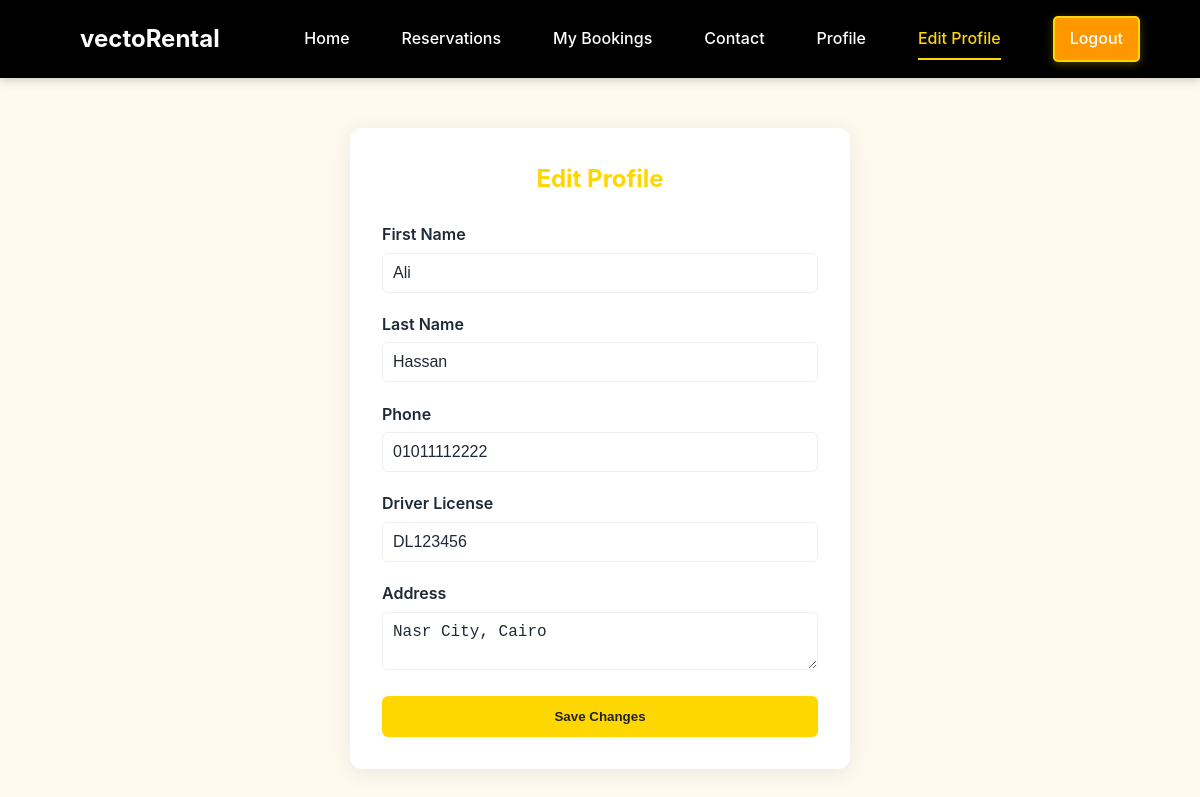
Page /customer_site/edit-profile.php (signed in) on the committed database.
### tables this page shows
CREATE TABLE `customers` (
  `customer_id` int NOT NULL AUTO_INCREMENT,
  `email` varchar(100) DEFAULT NULL,
  `password_hash` varchar(255) DEFAULT NULL,
  `first_name` varchar(50) DEFAULT NULL,
  `last_name` varchar(50) DEFAULT NULL,
  `phone_number` varchar(20) DEFAULT NULL,
  `driver_license_number` varchar(50) DEFAULT NULL,
  `address` varchar(255) DEFAULT NULL,
  PRIMARY KEY (`customer_id`),
  UNIQUE KEY `email` (`email`),
  UNIQUE KEY `driver_license_number` (`driver_license_number`)
);

### customer_site/edit-profile.php (the view, shortened to what this page needs)
<?php
require_once 'db_connect.php';
$user_id = $_SESSION['user_id'];
$stmt = $pdo->prepare("SELECT * FROM customers WHERE customer_id = ?");
$stmt->execute([$user_id]);
$user = $stmt->fetch();
?>
<!DOCTYPE html>
<html lang="en">
<head>
    <link rel="stylesheet" href="style.css">
</head>
<body>
    <header class="header">
        <a href="index.php" class="logo"><span>vectoRental</span></a>
        <nav class="nav-links">
            <a href="index.php">Home</a>
            <a href="reservation.php">Reservations</a>
            <a href="my-reservations.php">My Bookings</a>
            <a href="contact-us.php">Contact</a>
            <a href="profile.php">Profile</a>
            <a href="edit-profile.php" class="active">Edit Profile</a>
            <a href="logout.php" class="btn btn-signup">Logout</a>
        </nav>
    </header>
    <div class="edit-container">
        <h2>Edit Profile</h2>
        <form method="POST" action="edit-profile.php">
            <div class="form-group">
                <label>First Name</label>
                <input type="text" name="first_name" class="form-control" value="<?php echo htmlspecialchars($user['first_name']); ?>" required>
            </div>
            <div class="form-group">
                <label>Last Name</label>
                <input type="text" name="last_name" class="form-control" value="<?php echo htmlspecialchars($user['last_name']); ?>" required>
            </div>
            <div class="form-group">
                <label>Phone</label>
                <input type="text" name="phone" class="form-control" value="<?php echo htmlspecialchars($user['phone_number']); ?>" required>
            </div>
            <div class="form-group">
                <label>Driver License</label>
                <input type="text" name="driver_license" class="form-control" value="<?php echo htmlspecialchars($user['driver_license_number']); ?>" required>
            </div>
            <div class="form-group">
                <label>Address</label>
                <textarea name="address" class="form-control" required><?php echo htmlspecialchars($user['address']); ?></textarea>
            </div>
            <button type="submit" class="btn btn-primary" style="width: 100%;">Save Changes</button>
        </form>
    </div>
</body>
</html>

### customer_site/style.css (style rules this page uses)
:root { --primary-color: #FFD700; --secondary-color: #FFC000; --accent-color: #FFA500; --text-dark: #1f2937; --text-light: #6b7280; --bg-light: #fffaf0; --white: #ffffff; --shadow-sm: 0 1px 3px rgba(0,0,0,0.1); --shadow-md: 0 4px 6px -1px rgba(0,0,0,0.1), 0 2px 4px -1px rgba(0,0,0,0.06); --transition: all 0.3s ease; }
* { margin: 0; padding: 0; box-sizing: border-box; }
body { margin: 0; font-family: 'Inter', -apple-system, BlinkMacSystemFont, 'Segoe UI', Roboto, Oxygen, Ubuntu, Cantarell, 'Open Sans', 'Helvetica Neue', sans-serif; background: var(--bg-light); color: var(--text-dark); line-height: 1.6; }
.header { display: flex; justify-content: space-between; align-items: center; padding: 1rem 5%; background: #000000; box-shadow: 0 2px 10px rgba(0, 0, 0, 0.2); position: sticky; top: 0; z-index: 1000; }
.logo { display: flex; align-items: center; gap: 0.5rem; font-size: 1.5rem; font-weight: 700; color: var(--primary-color); text-decoration: none; }
.nav-links { display: flex; align-items: center; gap: 2rem; }
.nav-links a { color: #ffffff; text-decoration: none; font-weight: 500; transition: var(--transition); padding: 0.5rem 0; position: relative; }
.nav-links a:not(.btn):hover, .nav-links a.active { color: var(--primary-color); }
.nav-links a:not(.btn)::after { content: ''; position: absolute; bottom: 0; left: 0; width: 0; height: 2px; background-color: var(--primary-color); transition: var(--transition); }
.nav-links a:not(.btn):hover::after, .nav-links a.active::after { width: 100%; }
.btn { padding: 0.5rem 1.25rem; border-radius: 0.375rem; font-weight: 500; text-align: center; cursor: pointer; transition: var(--transition); border: none; text-decoration: none; display: inline-block; }
.btn-signup { background: var(--primary-color); color: #ffffff; font-weight: 700; padding: 0.6rem 1.5rem; border: 2px solid var(--primary-color); box-shadow: 0 2px 8px rgba(255, 215, 0, 0.3); }
.header a { color: white; margin-left: 20px; text-decoration: none; }
.header .btn { background: #ff9800; padding: 8px 15px; border-radius: 5px; }
.form-group { margin-bottom: 1.5rem; }
.form-group label { display: block; margin-bottom: 0.5rem; font-weight: 500; color: var(--text-dark); }
.form-control { width: 100%; padding: 0.75rem 1rem; border: 2px solid #e2e8f0; border-radius: 8px; font-size: 1rem; transition: var(--transition); background-color: #fff; color: var(--text-dark); }

### customer_site/edit-profile.php (style rules this page uses)
.edit-container { max-width: 500px; margin: 50px auto; padding: 2rem; background: #fff; box-shadow: 0 4px 24px rgba(0,0,0,0.08); border-radius: 12px; }
.edit-container h2 { color: var(--primary-color); text-align: center; margin-bottom: 1.5rem; }
.form-group { margin-bottom: 1.2rem; }
.form-group label { display: block; margin-bottom: 5px; font-weight: 600; color: var(--text-dark); }
.form-control { width: 100%; padding: 10px; border: 1px solid #eee; border-radius: 6px; font-size: 1rem; }
.btn-primary { background: var(--primary-color); color: #222; border: none; padding: 0.8rem 2rem; border-radius: 6px; font-weight: 600; cursor: pointer; transition: var(--transition); }

### rows in the picture
customers: first_name "Ali", last_name "Hassan", phone "01011112222", driver_license "DL123456", address "Nasr City, Cairo"
